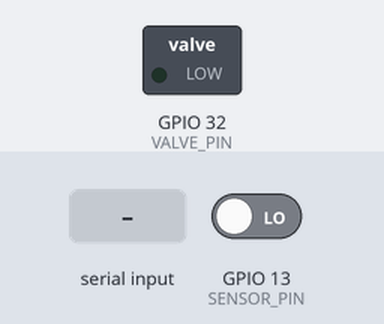
The program below on a simulated ESP32. On the bench: switched loads named in the program (green lamp = pin HIGH). The test bench sets the inputs (shaded band); at power-on: GPIO 13 (SENSOR_PIN) LOW. Nothing arrives over Bluetooth unless stated; what the program prints to the serial monitor is not drawn.

Above: at 2.8 s.
2.9 s: "s" received over the second serial link
At 5.7 s:
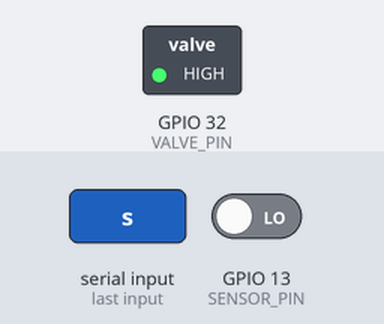
Timing chart, 0 to 14.5 s (numbered marks = the images above; inputs shaded):
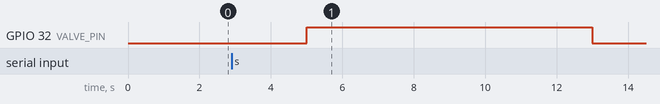

Measured:
- after the input at 2.9 s, GPIO 32 (VALVE_PIN): LOW → HIGH after 2.1 s, → LOW 8.0 s later

The program:

main.cpp
```cpp
#include <Arduino.h>
#include "config.h"
#include "BluetoothSerial.h"

// change to BLE serial

#if !defined(CONFIG_BT_ENABLED) || !defined(CONFIG_BLUEDROID_ENABLED)
#error Bluetooth is not enabled! Please run `make menuconfig` to and enable it
#endif

#if !defined(CONFIG_BT_SPP_ENABLED)
#error Serial Bluetooth not available or not enabled. It is only available for the ESP32 chip.
#endif

BluetoothSerial SerialBT;


uint32_t time_to_stop = 0;
bool test_running = false;
volatile uint32_t sensor_pulses = 0;

void handleInterrupt();

void setup() {
  pinMode(VALVE_PIN, OUTPUT);
  pinMode(SENSOR_PIN, INPUT);
  digitalWrite(VALVE_PIN, LOW);

  Serial.begin(921600);
  SerialBT.begin("ESP32test");
  attachInterrupt(SENSOR_PIN, handleInterrupt, RISING);

  while (!SerialBT.available()) {
    Serial.println("Waiting for connection");
    delay(1000);
  }

  digitalWrite(BUILTIN_LED, HIGH);
  delay(1000);
  digitalWrite(BUILTIN_LED, LOW);
  delay(1000);
}

void loop() {
  if (SerialBT.available()) {
    char command = SerialBT.read();
    if (command == 's' && !test_running) {
      SerialBT.println("Starting test");
      test_running = true;
      digitalWrite(VALVE_PIN, HIGH);
      time_to_stop = millis() + TEST_TIME;
    }
  }

  if (test_running && millis() > time_to_stop) {
    SerialBT.println("Stopping test");
    test_running = false;
    digitalWrite(VALVE_PIN, LOW);
    SerialBT.print("Pulses: ");
    SerialBT.println(sensor_pulses);
    sensor_pulses = 0;
  }
}

void handleInterrupt() {
  if (test_running) sensor_pulses++;
}
```

config.h
```cpp
#define SENSOR_PIN 13
#define VALVE_PIN 32
#define START_PIN 2

#define TEST_TIME 8000
```
